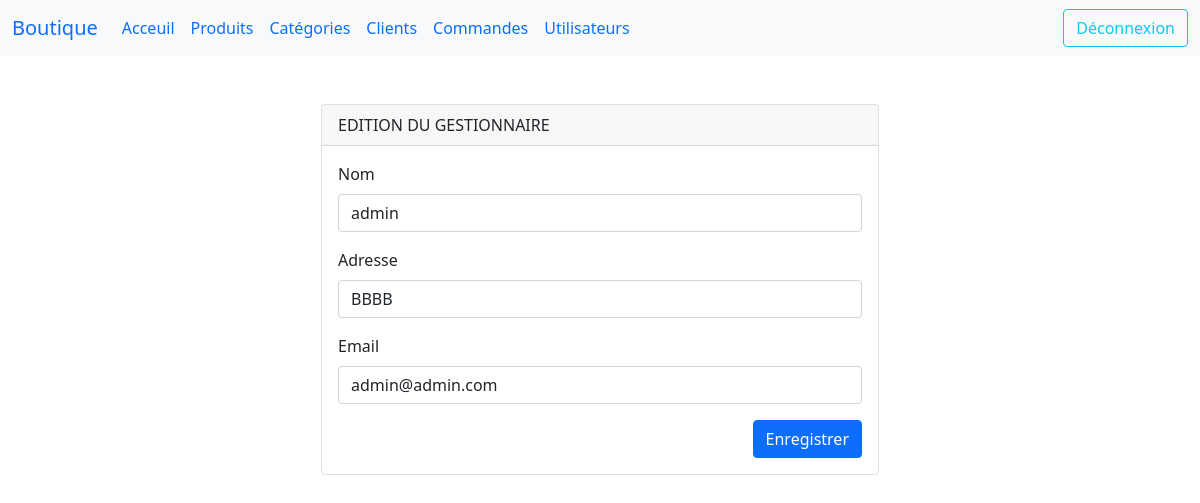
Screenshot of /admin-edit-user.php?id=5 with the database file from the repository.
### tables this page shows
CREATE TABLE IF NOT EXISTS `utilisateur` (
  `ID` int NOT NULL AUTO_INCREMENT,
  `nom` varchar(255) NOT NULL,
  `adresse` varchar(255) DEFAULT NULL,
  `email` varchar(255) NOT NULL,
  `mot_de_passe` varchar(255) NOT NULL,
  PRIMARY KEY (`ID`)
);

### admin-edit-user.php (the view, shortened to what this page needs)
<!DOCTYPE html>
<html lang="en">
<head>
    <link rel="stylesheet" href="bootstrap/css/bootstrap.min.css">
</head>
<body>
<?php include 'navbar.php' ?>
<div class="container mt-5">
    <div class="card col-md-6 offset-3">
        <div class="card-header">EDITION DU GESTIONNAIRE</div>
        <div class="card-body">
            <?php
            require_once 'con_db.php';
            if (isset($_GET['id']) && is_numeric($_GET['id'])) {
                $id = $_GET['id'];
                $query = "SELECT id, nom, adresse, email FROM utilisateur WHERE id = $id";
                $result = mysqli_query($con, $query);
                if (mysqli_num_rows($result) === 1) {
                    $row = mysqli_fetch_assoc($result);
                    ?>
                    <form action="admin-edit-user-register.php" method="post">
                        <div class="mb-3">
                            <label for="name" class="form-label">Nom</label>
                            <input type="text" class="form-control" id="name" name="name" value="<?php echo $row['nom']; ?>">
                        </div>
                        <div class="mb-3">
                            <label for="address" class="form-label">Adresse</label>
                            <input type="text" class="form-control" id="address" name="address" value="<?php echo $row['adresse']; ?>">
                        </div>
                        <div class="mb-3">
                            <label for="email" class="form-label">Email</label>
                            <input type="email" class="form-control" id="email" name="email" value="<?php echo $row['email']; ?>">
                        </div>
                        <button class="btn btn-primary float-end" type="submit">Enregistrer</button>
                    </form>
                    <?php
                } else {
                    echo "Gestionnaire introuvable.";
                }
            } else {
                echo "ID de gestionnaire non spécifié.";
            }
            ?>
        </div>
    </div>
</div>
</body>
</html>

### rows the page displays
utilisateur: name "admin", address "BBBB", email "admin@admin.com"
